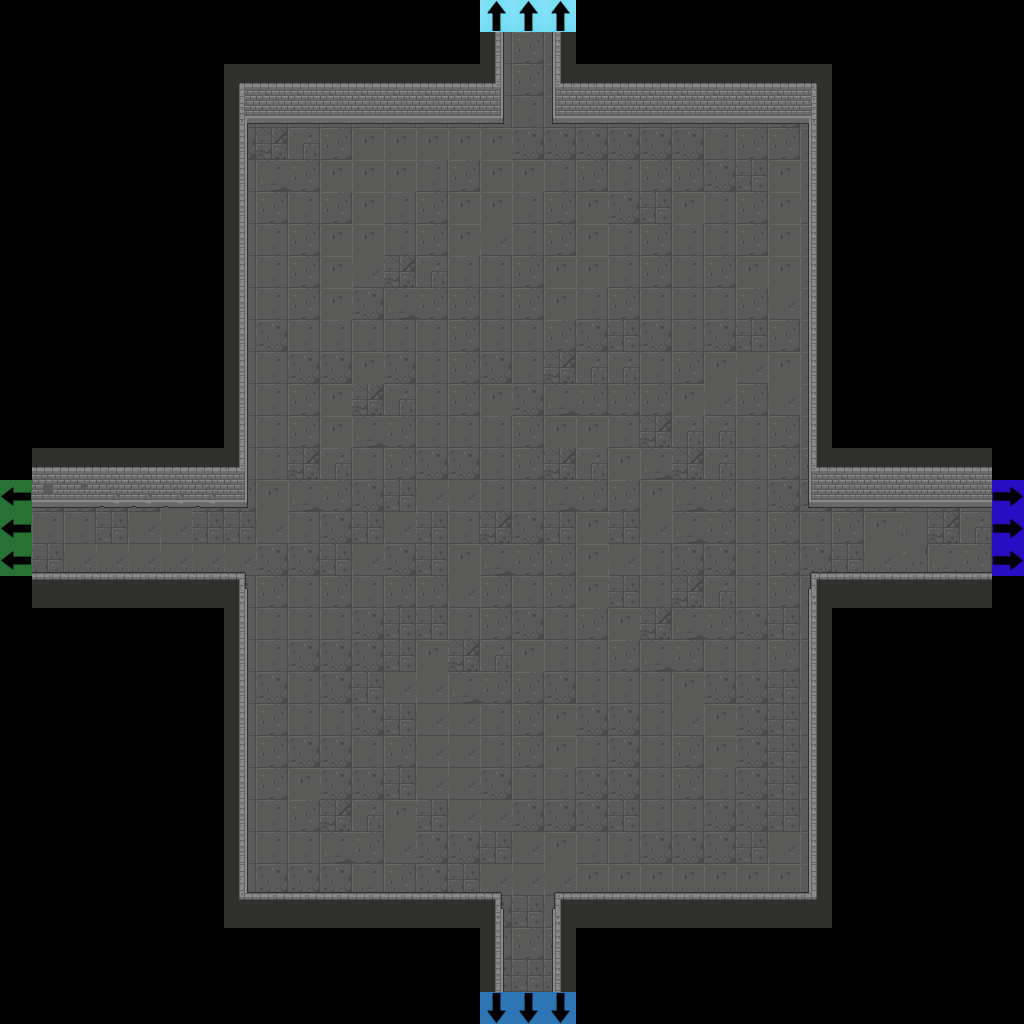

A 2D game scene composited from a Tiled map and its tileset images. What follows is a short description and the map's XML, with every tile layer's data as written:
An orthogonal 32x32 tile map with 32x32 px tiles, 3 tile layers (Floor, Flags, Walls), 2 tilesets.

<map version="1.2" tiledversion="1.2.3" orientation="orthogonal" renderorder="right-down" width="32" height="32" tilewidth="32" tileheight="32" infinite="0" nextlayerid="50" nextobjectid="1">
 <tileset firstgid="1" source="Dungeon_Tileset_2.tsx" />
 <tileset firstgid="321" source="flags.tsx" />
 <layer id="47" name="Floor" width="32" height="32">
  <data encoding="csv">
0,0,0,0,0,0,0,0,0,0,0,0,0,0,0,0,0,0,0,0,0,0,0,0,0,0,0,0,0,0,0,0,
0,0,0,0,0,0,0,0,0,0,0,0,0,0,0,89,90,91,0,0,0,0,0,0,0,0,0,0,0,0,0,0,
0,0,0,0,0,0,0,0,0,0,0,0,0,0,0,89,90,91,0,0,0,0,0,0,0,0,0,0,0,0,0,0,
0,0,0,0,0,0,0,89,89,89,89,89,89,89,89,89,89,89,89,89,89,89,89,89,90,91,0,0,0,0,0,0,
0,0,0,0,0,0,0,105,93,94,90,91,91,91,91,91,105,105,105,105,105,105,89,90,90,91,0,0,0,0,0,0,
0,0,0,0,0,0,0,89,109,110,91,91,91,89,90,91,91,89,90,89,90,90,105,106,91,91,0,0,0,0,0,0,
0,0,0,0,0,0,0,89,90,89,90,91,89,90,91,91,89,90,91,105,106,91,89,90,91,107,0,0,0,0,0,0,
0,0,0,0,0,0,0,89,89,90,91,91,89,90,91,107,89,90,91,89,90,89,89,90,91,91,0,0,0,0,0,0,
0,0,0,0,0,0,0,89,89,90,91,107,93,94,89,89,90,91,91,89,90,89,90,91,91,91,0,0,0,0,0,0,
0,0,0,0,0,0,0,89,89,90,91,105,109,110,90,89,90,91,89,90,89,89,89,90,107,91,0,0,0,0,0,0,
0,0,0,0,0,0,0,89,105,89,89,89,89,89,90,89,89,90,105,106,105,89,105,106,90,91,0,0,0,0,0,0,
0,0,0,0,0,0,0,89,89,105,105,91,105,89,90,105,89,93,94,94,89,90,91,107,91,91,0,0,0,0,0,0,
0,0,0,0,0,0,0,89,89,90,91,93,94,89,90,91,105,109,110,110,90,91,107,90,107,91,0,0,0,0,0,0,
0,0,0,0,0,0,0,89,89,90,91,109,110,89,89,89,90,91,91,89,93,94,94,89,90,91,0,0,0,0,0,0,
0,0,0,0,0,0,0,89,89,93,94,89,90,105,105,89,90,93,94,91,109,93,94,89,90,90,0,0,0,0,0,0,
0,90,90,90,90,91,90,90,91,109,110,105,106,107,107,89,89,109,110,90,91,109,110,89,105,105,90,90,106,90,107,0,
0,89,89,106,107,107,106,106,107,89,105,106,107,106,89,93,105,106,91,106,107,109,110,89,90,89,90,91,92,93,94,0,
0,106,107,107,107,107,107,107,105,105,106,107,105,106,91,109,110,90,91,107,89,105,105,89,90,105,106,107,108,109,110,0,
0,0,0,0,0,0,0,89,90,89,90,89,90,90,107,90,89,90,91,106,89,93,94,89,90,91,0,0,0,0,0,0,
0,0,0,0,0,0,0,89,89,89,89,105,106,106,89,90,105,89,90,91,93,109,110,105,106,107,0,0,0,0,0,0,
0,0,0,0,0,0,0,89,89,105,105,105,106,91,93,94,91,89,89,90,109,110,89,89,90,91,0,0,0,0,0,0,
0,0,0,0,0,0,0,89,105,89,105,106,107,107,109,110,90,105,89,89,89,91,105,105,106,107,0,0,0,0,0,0,
0,0,0,0,0,0,0,89,90,89,89,105,106,107,107,89,90,91,105,105,89,107,91,105,106,107,0,0,0,0,0,0,
0,0,0,0,0,0,0,89,90,105,105,89,90,107,107,89,90,91,89,105,89,90,91,105,106,107,0,0,0,0,0,0,
0,0,0,0,0,0,0,89,90,91,105,105,106,107,107,105,89,89,105,105,89,90,89,105,106,107,0,0,0,0,0,0,
0,0,0,0,0,0,0,89,89,90,93,94,91,106,107,107,105,105,105,106,89,89,105,105,106,107,0,0,0,0,0,0,
0,0,0,0,0,0,0,89,89,89,109,110,107,105,105,106,107,91,89,89,105,105,105,106,107,91,0,0,0,0,0,0,
0,0,0,0,0,0,0,89,105,105,105,89,90,105,106,107,107,107,91,91,91,91,91,91,91,91,0,0,0,0,0,0,
0,0,0,0,0,0,0,105,105,106,107,105,106,105,105,105,106,107,107,107,107,107,107,107,107,107,0,0,0,0,0,0,
0,0,0,0,0,0,0,0,0,0,0,0,0,0,0,90,90,90,0,0,0,0,0,0,0,0,0,0,0,0,0,0,
0,0,0,0,0,0,0,0,0,0,0,0,0,0,0,106,106,106,0,0,0,0,0,0,0,0,0,0,0,0,0,0,
0,0,0,0,0,0,0,0,0,0,0,0,0,0,0,0,0,0,0,0,0,0,0,0,0,0,0,0,0,0,0,0
</data>
 </layer>
 <layer id="48" name="Flags" width="32" height="32">
  <data encoding="csv">
0,0,0,0,0,0,0,0,0,0,0,0,0,0,0,327,327,327,0,0,0,0,0,0,0,0,0,0,0,0,0,0,
0,0,0,0,0,0,0,0,0,0,0,0,0,0,0,0,0,0,0,0,0,0,0,0,0,0,0,0,0,0,0,0,
0,0,0,0,0,0,0,0,0,0,0,0,0,0,0,0,0,0,0,0,0,0,0,0,0,0,0,0,0,0,0,0,
0,0,0,0,0,0,0,0,0,0,0,0,0,0,0,0,0,0,0,0,0,0,0,0,0,0,0,0,0,0,0,0,
0,0,0,0,0,0,0,0,0,0,0,0,0,0,0,0,0,0,0,0,0,0,0,0,0,0,0,0,0,0,0,0,
0,0,0,0,0,0,0,0,0,0,0,0,0,0,0,0,0,0,0,0,0,0,0,0,0,0,0,0,0,0,0,0,
0,0,0,0,0,0,0,0,0,0,0,0,0,0,0,0,0,0,0,0,0,0,0,0,0,0,0,0,0,0,0,0,
0,0,0,0,0,0,0,0,0,0,0,0,0,0,0,0,0,0,0,0,0,0,0,0,0,0,0,0,0,0,0,0,
0,0,0,0,0,0,0,0,0,0,0,0,0,0,0,0,0,0,0,0,0,0,0,0,0,0,0,0,0,0,0,0,
0,0,0,0,0,0,0,0,0,0,0,0,0,0,0,0,0,0,0,0,0,0,0,0,0,0,0,0,0,0,0,0,
0,0,0,0,0,0,0,0,0,0,0,0,0,0,0,0,0,0,0,0,0,0,0,0,0,0,0,0,0,0,0,0,
0,0,0,0,0,0,0,0,0,0,0,0,0,0,0,0,0,0,0,0,0,0,0,0,0,0,0,0,0,0,0,0,
0,0,0,0,0,0,0,0,0,0,0,0,0,0,0,0,0,0,0,0,0,0,0,0,0,0,0,0,0,0,0,0,
0,0,0,0,0,0,0,0,0,0,0,0,0,0,0,0,0,0,0,0,0,0,0,0,0,0,0,0,0,0,0,0,
0,0,0,0,0,0,0,0,0,0,0,0,0,0,0,0,0,0,0,0,0,0,0,0,0,0,0,0,0,0,0,0,
326,0,0,0,0,0,0,0,0,0,0,0,0,0,0,0,0,0,0,0,0,0,0,0,0,0,0,0,0,0,0,324,
326,0,0,0,0,0,0,0,0,0,0,0,0,0,0,0,0,0,0,0,0,0,0,0,0,0,0,0,0,0,0,324,
326,0,0,0,0,0,0,0,0,0,0,0,0,0,0,0,0,0,0,0,0,0,0,0,0,0,0,0,0,0,0,324,
0,0,0,0,0,0,0,0,0,0,0,0,0,0,0,0,0,0,0,0,0,0,0,0,0,0,0,0,0,0,0,0,
0,0,0,0,0,0,0,0,0,0,0,0,0,0,0,0,0,0,0,0,0,0,0,0,0,0,0,0,0,0,0,0,
0,0,0,0,0,0,0,0,0,0,0,0,0,0,0,0,0,0,0,0,0,0,0,0,0,0,0,0,0,0,0,0,
0,0,0,0,0,0,0,0,0,0,0,0,0,0,0,0,0,0,0,0,0,0,0,0,0,0,0,0,0,0,0,0,
0,0,0,0,0,0,0,0,0,0,0,0,0,0,0,0,0,0,0,0,0,0,0,0,0,0,0,0,0,0,0,0,
0,0,0,0,0,0,0,0,0,0,0,0,0,0,0,0,0,0,0,0,0,0,0,0,0,0,0,0,0,0,0,0,
0,0,0,0,0,0,0,0,0,0,0,0,0,0,0,0,0,0,0,0,0,0,0,0,0,0,0,0,0,0,0,0,
0,0,0,0,0,0,0,0,0,0,0,0,0,0,0,0,0,0,0,0,0,0,0,0,0,0,0,0,0,0,0,0,
0,0,0,0,0,0,0,0,0,0,0,0,0,0,0,0,0,0,0,0,0,0,0,0,0,0,0,0,0,0,0,0,
0,0,0,0,0,0,0,0,0,0,0,0,0,0,0,0,0,0,0,0,0,0,0,0,0,0,0,0,0,0,0,0,
0,0,0,0,0,0,0,0,0,0,0,0,0,0,0,0,0,0,0,0,0,0,0,0,0,0,0,0,0,0,0,0,
0,0,0,0,0,0,0,0,0,0,0,0,0,0,0,0,0,0,0,0,0,0,0,0,0,0,0,0,0,0,0,0,
0,0,0,0,0,0,0,0,0,0,0,0,0,0,0,0,0,0,0,0,0,0,0,0,0,0,0,0,0,0,0,0,
0,0,0,0,0,0,0,0,0,0,0,0,0,0,0,325,325,325,0,0,0,0,0,0,0,0,0,0,0,0,0,0
</data>
 </layer>
 <layer id="49" name="Walls" width="32" height="32">
  <data encoding="csv">
0,0,0,0,0,0,0,0,0,0,0,0,0,0,0,0,0,0,0,0,0,0,0,0,0,0,0,0,0,0,0,0,
0,0,0,0,0,0,0,0,0,0,0,0,0,0,0,19,0,17,0,0,0,0,0,0,0,0,0,0,0,0,0,0,
0,0,0,0,0,0,0,4,5,5,5,5,5,5,5,66,0,67,34,5,5,5,5,5,5,6,0,0,0,0,0,0,
0,0,0,0,0,0,0,20,21,21,21,21,21,21,21,82,0,83,50,21,21,21,21,21,21,22,0,0,0,0,0,0,
0,0,0,0,0,0,0,19,0,0,0,0,0,0,0,0,0,0,0,0,0,0,0,0,0,17,0,0,0,0,0,0,
0,0,0,0,0,0,0,19,0,0,0,0,0,0,0,0,0,0,0,0,0,0,0,0,0,17,0,0,0,0,0,0,
0,0,0,0,0,0,0,19,0,0,0,0,0,0,0,0,0,0,0,0,0,0,0,0,0,17,0,0,0,0,0,0,
0,0,0,0,0,0,0,19,0,0,0,0,0,0,0,0,0,0,0,0,0,0,0,0,0,17,0,0,0,0,0,0,
0,0,0,0,0,0,0,19,0,0,0,0,0,0,0,0,0,0,0,0,0,0,0,0,0,17,0,0,0,0,0,0,
0,0,0,0,0,0,0,19,0,0,0,0,0,0,0,0,0,0,0,0,0,0,0,0,0,17,0,0,0,0,0,0,
0,0,0,0,0,0,0,19,0,0,0,0,0,0,0,0,0,0,0,0,0,0,0,0,0,17,0,0,0,0,0,0,
0,0,0,0,0,0,0,19,0,0,0,0,0,0,0,0,0,0,0,0,0,0,0,0,0,17,0,0,0,0,0,0,
0,0,0,0,0,0,0,19,0,0,0,0,0,0,0,0,0,0,0,0,0,0,0,0,0,17,0,0,0,0,0,0,
0,0,0,0,0,0,0,19,0,0,0,0,0,0,0,0,0,0,0,0,0,0,0,0,0,17,0,0,0,0,0,0,
0,10,11,12,12,12,12,66,0,0,0,0,0,0,0,0,0,0,0,0,0,0,0,0,0,67,5,5,5,5,5,0,
0,26,27,28,28,28,28,82,0,0,0,0,0,0,0,0,0,0,0,0,0,0,0,0,0,83,21,21,21,21,21,0,
0,0,0,0,0,0,0,0,0,0,0,0,0,0,0,0,0,0,0,0,0,0,0,0,0,0,0,0,0,0,0,0,
0,37,37,37,37,37,37,98,0,0,0,0,0,0,0,0,0,0,0,0,0,0,0,0,0,99,37,37,37,37,37,0,
0,53,53,53,53,53,53,114,0,0,0,0,0,0,0,0,0,0,0,0,0,0,0,0,0,115,53,53,53,53,53,0,
0,0,0,0,0,0,0,19,0,0,0,0,0,0,0,0,0,0,0,0,0,0,0,0,0,17,0,0,0,0,0,0,
0,0,0,0,0,0,0,19,0,0,0,0,0,0,0,0,0,0,0,0,0,0,0,0,0,17,0,0,0,0,0,0,
0,0,0,0,0,0,0,19,0,0,0,0,0,0,0,0,0,0,0,0,0,0,0,0,0,17,0,0,0,0,0,0,
0,0,0,0,0,0,0,19,0,0,0,0,0,0,0,0,0,0,0,0,0,0,0,0,0,17,0,0,0,0,0,0,
0,0,0,0,0,0,0,19,0,0,0,0,0,0,0,0,0,0,0,0,0,0,0,0,0,17,0,0,0,0,0,0,
0,0,0,0,0,0,0,19,0,0,0,0,0,0,0,0,0,0,0,0,0,0,0,0,0,17,0,0,0,0,0,0,
0,0,0,0,0,0,0,19,0,0,0,0,0,0,0,0,0,0,0,0,0,0,0,0,0,17,0,0,0,0,0,0,
0,0,0,0,0,0,0,19,0,0,0,0,0,0,0,0,0,0,0,0,0,0,0,0,0,17,0,0,0,0,0,0,
0,0,0,0,0,0,0,36,37,37,37,37,37,37,37,98,0,99,37,37,37,37,37,37,37,38,0,0,0,0,0,0,
0,0,0,0,0,0,0,52,53,53,53,53,53,53,53,114,0,115,53,53,53,53,53,53,53,54,0,0,0,0,0,0,
0,0,0,0,0,0,0,0,0,0,0,0,0,0,0,19,0,17,0,0,0,0,0,0,0,0,0,0,0,0,0,0,
0,0,0,0,0,0,0,0,0,0,0,0,0,0,0,19,0,17,0,0,0,0,0,0,0,0,0,0,0,0,0,0,
0,0,0,0,0,0,0,0,0,0,0,0,0,0,0,0,0,0,0,0,0,0,0,0,0,0,0,0,0,0,0,0
</data>
 </layer>
</map>
